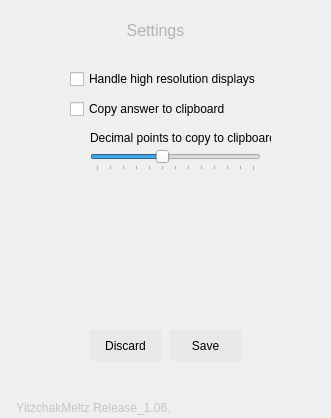
<?xml version="1.0" encoding="UTF-8"?>
<ui version="4.0">
 <class>MainWindow</class>
 <widget class="QMainWindow" name="MainWindow">
  <property name="geometry">
   <rect>
    <x>0</x>
    <y>0</y>
    <width>331</width>
    <height>418</height>
   </rect>
  </property>
  <property name="windowTitle">
   <string> Sagy Calculator</string>
  </property>
  <widget class="QWidget" name="centralwidget">
   <widget class="QStackedWidget" name="stackedWidget">
    <property name="geometry">
     <rect>
      <x>0</x>
      <y>-10</y>
      <width>331</width>
      <height>431</height>
     </rect>
    </property>
    <property name="currentIndex">
     <number>1</number>
    </property>
    <widget class="QWidget" name="calculatorPage">
     <widget class="QPushButton" name="button_8">
      <property name="geometry">
       <rect>
        <x>100</x>
        <y>200</y>
        <width>71</width>
        <height>41</height>
       </rect>
      </property>
      <property name="styleSheet">
       <string notr="true">QPushButton
{
border: none;
background-color: rgb(255, 255, 255);
font: 20pt &quot;Arial&quot;;
}
QPushButton:hover{
background-color: rgb(220, 220, 220);
}
QPushButton:pressed
{
background-color: rgb(212, 212, 212);
}

</string>
      </property>
      <property name="text">
       <string>8</string>
      </property>
      <property name="autoDefault">
       <bool>true</bool>
      </property>
      <property name="default">
       <bool>false</bool>
      </property>
      <property name="flat">
       <bool>true</bool>
      </property>
     </widget>
     <widget class="QPushButton" name="button_equals">
      <property name="geometry">
       <rect>
        <x>260</x>
        <y>350</y>
        <width>51</width>
        <height>41</height>
       </rect>
      </property>
      <property name="styleSheet">
       <string notr="true">QPushButton
{
border: none;
background-color: rgb(255, 139, 85);
font: 20pt &quot;Arial&quot;;
}
QPushButton:hover{
background-color: rgb(230, 125, 76);
}
QPushButton:pressed
{
background-color: rgb(217, 118, 72);
}

</string>
      </property>
      <property name="text">
       <string>=</string>
      </property>
      <property name="autoDefault">
       <bool>true</bool>
      </property>
      <property name="default">
       <bool>false</bool>
      </property>
      <property name="flat">
       <bool>true</bool>
      </property>
     </widget>
     <widget class="QPushButton" name="button_dot">
      <property name="geometry">
       <rect>
        <x>100</x>
        <y>350</y>
        <width>71</width>
        <height>41</height>
       </rect>
      </property>
      <property name="styleSheet">
       <string notr="true">QPushButton
{
border: none;
background-color: rgb(255, 255, 255);
font: 20pt &quot;Calibri&quot;;
}
QPushButton:hover{
background-color: rgb(220, 220, 220);
}
QPushButton:pressed
{
background-color: rgb(212, 212, 212);
}

</string>
      </property>
      <property name="text">
       <string>.</string>
      </property>
      <property name="autoDefault">
       <bool>true</bool>
      </property>
      <property name="default">
       <bool>false</bool>
      </property>
      <property name="flat">
       <bool>true</bool>
      </property>
     </widget>
     <widget class="QPushButton" name="button_6">
      <property name="geometry">
       <rect>
        <x>180</x>
        <y>250</y>
        <width>71</width>
        <height>41</height>
       </rect>
      </property>
      <property name="styleSheet">
       <string notr="true">QPushButton
{
border: none;
background-color: rgb(255, 255, 255);
font: 20pt &quot;Arial&quot;;
}
QPushButton:hover{
background-color: rgb(220, 220, 220);
}
QPushButton:pressed
{
background-color: rgb(212, 212, 212);
}

</string>
      </property>
      <property name="text">
       <string>6</string>
      </property>
      <property name="autoDefault">
       <bool>true</bool>
      </property>
      <property name="default">
       <bool>false</bool>
      </property>
      <property name="flat">
       <bool>true</bool>
      </property>
     </widget>
     <widget class="QPushButton" name="button_7">
      <property name="geometry">
       <rect>
        <x>20</x>
        <y>200</y>
        <width>71</width>
        <height>41</height>
       </rect>
      </property>
      <property name="styleSheet">
       <string notr="true">QPushButton
{
border: none;
background-color: rgb(255, 255, 255);
font: 20pt &quot;Arial&quot;;
}
QPushButton:hover{
background-color: rgb(220, 220, 220);
}
QPushButton:pressed
{
background-color: rgb(212, 212, 212);
}

</string>
      </property>
      <property name="text">
       <string>7</string>
      </property>
      <property name="autoDefault">
       <bool>true</bool>
      </property>
      <property name="default">
       <bool>false</bool>
      </property>
      <property name="flat">
       <bool>true</bool>
      </property>
     </widget>
     <widget class="QPushButton" name="button_backspace">
      <property name="geometry">
       <rect>
        <x>180</x>
        <y>150</y>
        <width>71</width>
        <height>41</height>
       </rect>
      </property>
      <property name="styleSheet">
       <string notr="true">QPushButton
{
border: none;
background-color: rgb(232, 232, 232);
font: 20pt &quot;Arial&quot;;
}
QPushButton:hover{
background-color: rgb(222, 222, 222);
}
QPushButton:pressed
{
background-color: rgb(211, 211, 211);
}

</string>
      </property>
      <property name="text">
       <string>⌫</string>
      </property>
      <property name="autoDefault">
       <bool>true</bool>
      </property>
      <property name="default">
       <bool>false</bool>
      </property>
      <property name="flat">
       <bool>true</bool>
      </property>
     </widget>
     <widget class="QPushButton" name="button_closePar">
      <property name="geometry">
       <rect>
        <x>100</x>
        <y>150</y>
        <width>71</width>
        <height>41</height>
       </rect>
      </property>
      <property name="styleSheet">
       <string notr="true">QPushButton
{
border: none;
background-color: rgb(232, 232, 232);
font: 20pt &quot;Arial&quot;;
}
QPushButton:hover{
background-color: rgb(222, 222, 222);
}
QPushButton:pressed
{
background-color: rgb(211, 211, 211);
}</string>
      </property>
      <property name="text">
       <string>)</string>
      </property>
      <property name="autoDefault">
       <bool>true</bool>
      </property>
      <property name="default">
       <bool>false</bool>
      </property>
      <property name="flat">
       <bool>true</bool>
      </property>
     </widget>
     <widget class="QPushButton" name="button_clear">
      <property name="geometry">
       <rect>
        <x>180</x>
        <y>350</y>
        <width>71</width>
        <height>41</height>
       </rect>
      </property>
      <property name="styleSheet">
       <string notr="true">QPushButton
{
border: none;
background-color: rgb(255, 255, 255);
font: 20pt &quot;Arial&quot;;
}
QPushButton:hover{
background-color: rgb(220, 220, 220);
}
QPushButton:pressed
{
background-color: rgb(212, 212, 212);
}

</string>
      </property>
      <property name="text">
       <string>AC</string>
      </property>
      <property name="autoDefault">
       <bool>true</bool>
      </property>
      <property name="default">
       <bool>false</bool>
      </property>
      <property name="flat">
       <bool>true</bool>
      </property>
     </widget>
     <widget class="QPushButton" name="button_3">
      <property name="geometry">
       <rect>
        <x>180</x>
        <y>300</y>
        <width>71</width>
        <height>41</height>
       </rect>
      </property>
      <property name="styleSheet">
       <string notr="true">QPushButton
{
border: none;
background-color: rgb(255, 255, 255);
font: 20pt &quot;Arial&quot;;
}
QPushButton:hover{
background-color: rgb(220, 220, 220);
}
QPushButton:pressed
{
background-color: rgb(212, 212, 212);
}

</string>
      </property>
      <property name="text">
       <string>3</string>
      </property>
      <property name="autoDefault">
       <bool>true</bool>
      </property>
      <property name="default">
       <bool>false</bool>
      </property>
      <property name="flat">
       <bool>true</bool>
      </property>
     </widget>
     <widget class="QPushButton" name="button_9">
      <property name="geometry">
       <rect>
        <x>180</x>
        <y>200</y>
        <width>71</width>
        <height>41</height>
       </rect>
      </property>
      <property name="styleSheet">
       <string notr="true">QPushButton
{
border: none;
background-color: rgb(255, 255, 255);
font: 20pt &quot;Arial&quot;;
}
QPushButton:hover{
background-color: rgb(220, 220, 220);
}
QPushButton:pressed
{
background-color: rgb(212, 212, 212);
}

</string>
      </property>
      <property name="text">
       <string>9</string>
      </property>
      <property name="autoDefault">
       <bool>true</bool>
      </property>
      <property name="default">
       <bool>false</bool>
      </property>
      <property name="flat">
       <bool>true</bool>
      </property>
     </widget>
     <widget class="QPushButton" name="button_4">
      <property name="geometry">
       <rect>
        <x>20</x>
        <y>250</y>
        <width>71</width>
        <height>41</height>
       </rect>
      </property>
      <property name="styleSheet">
       <string notr="true">QPushButton
{
border: none;
background-color: rgb(255, 255, 255);
font: 20pt &quot;Arial&quot;;
}
QPushButton:hover{
background-color: rgb(220, 220, 220);
}
QPushButton:pressed
{
background-color: rgb(212, 212, 212);
}

</string>
      </property>
      <property name="text">
       <string>4</string>
      </property>
      <property name="autoDefault">
       <bool>true</bool>
      </property>
      <property name="default">
       <bool>false</bool>
      </property>
      <property name="flat">
       <bool>true</bool>
      </property>
     </widget>
     <widget class="QPushButton" name="button_minus">
      <property name="geometry">
       <rect>
        <x>260</x>
        <y>250</y>
        <width>51</width>
        <height>41</height>
       </rect>
      </property>
      <property name="styleSheet">
       <string notr="true">QPushButton
{
border: none;
background-color: rgb(217, 231, 245);
font: 20pt &quot;calibri&quot;;
}
QPushButton:hover{
background-color: rgb(201, 213, 226);
}
QPushButton:pressed
{
background-color: rgb(187, 199, 211);
}

</string>
      </property>
      <property name="text">
       <string>-</string>
      </property>
      <property name="autoDefault">
       <bool>true</bool>
      </property>
      <property name="default">
       <bool>false</bool>
      </property>
      <property name="flat">
       <bool>true</bool>
      </property>
     </widget>
     <widget class="QPushButton" name="settingsButton">
      <property name="geometry">
       <rect>
        <x>120</x>
        <y>400</y>
        <width>75</width>
        <height>21</height>
       </rect>
      </property>
      <property name="styleSheet">
       <string notr="true">QPushButton
{
border: none;
background-color: rgb(232, 232, 232);
font: 8pt &quot;Arial&quot;;
color: rgb(255,255,255);
border-radius : 8px; 
}
QPushButton:hover{
background-color: rgb(222, 222, 222);
}
QPushButton:pressed
{
background-color: rgb(211, 211, 211);
}

</string>
      </property>
      <property name="text">
       <string>Settings</string>
      </property>
      <property name="icon">
       <iconset>
        <normaloff>../../../../.designer/icons/icons8-settings-50.png</normaloff>../../../../.designer/icons/icons8-settings-50.png</iconset>
      </property>
      <property name="iconSize">
       <size>
        <width>10</width>
        <height>10</height>
       </size>
      </property>
     </widget>
     <widget class="QLabel" name="resultOutput">
      <property name="geometry">
       <rect>
        <x>20</x>
        <y>80</y>
        <width>271</width>
        <height>31</height>
       </rect>
      </property>
      <property name="styleSheet">
       <string notr="true">font: 23pt &quot;calibri&quot;;
color: rgb(94, 94, 94);</string>
      </property>
      <property name="text">
       <string/>
      </property>
      <property name="alignment">
       <set>Qt::AlignCenter</set>
      </property>
     </widget>
     <widget class="QLineEdit" name="screenOutput">
      <property name="geometry">
       <rect>
        <x>20</x>
        <y>40</y>
        <width>291</width>
        <height>20</height>
       </rect>
      </property>
      <property name="styleSheet">
       <string notr="true">border: none; background: transparent;
font: 12pt MS Shell Dlg 2;
color: rgb(190, 190, 190);</string>
      </property>
      <property name="text">
       <string>Enter Your Equation</string>
      </property>
      <property name="alignment">
       <set>Qt::AlignCenter</set>
      </property>
     </widget>
     <widget class="QPushButton" name="button_mult">
      <property name="geometry">
       <rect>
        <x>260</x>
        <y>200</y>
        <width>51</width>
        <height>41</height>
       </rect>
      </property>
      <property name="styleSheet">
       <string notr="true">QPushButton
{
border: none;
background-color: rgb(217, 231, 245);
font: 20pt &quot;calibri&quot;;
}
QPushButton:hover{
background-color: rgb(201, 213, 226);
}
QPushButton:pressed
{
background-color: rgb(187, 199, 211);
}

</string>
      </property>
      <property name="text">
       <string>×</string>
      </property>
      <property name="autoDefault">
       <bool>true</bool>
      </property>
      <property name="default">
       <bool>false</bool>
      </property>
      <property name="flat">
       <bool>true</bool>
      </property>
     </widget>
     <widget class="QPushButton" name="button_5">
      <property name="geometry">
       <rect>
        <x>100</x>
        <y>250</y>
        <width>71</width>
        <height>41</height>
       </rect>
      </property>
      <property name="styleSheet">
       <string notr="true">QPushButton
{
border: none;
background-color: rgb(255, 255, 255);
font: 20pt &quot;Arial&quot;;
}
QPushButton:hover{
background-color: rgb(220, 220, 220);
}
QPushButton:pressed
{
background-color: rgb(212, 212, 212);
}

</string>
      </property>
      <property name="text">
       <string>5</string>
      </property>
      <property name="autoDefault">
       <bool>true</bool>
      </property>
      <property name="default">
       <bool>false</bool>
      </property>
      <property name="flat">
       <bool>true</bool>
      </property>
     </widget>
     <widget class="QPushButton" name="button_0">
      <property name="geometry">
       <rect>
        <x>20</x>
        <y>350</y>
        <width>71</width>
        <height>41</height>
       </rect>
      </property>
      <property name="styleSheet">
       <string notr="true">QPushButton
{
border: none;
background-color: rgb(255, 255, 255);
font: 20pt &quot;Arial&quot;;
}
QPushButton:hover{
background-color: rgb(220, 220, 220);
}
QPushButton:pressed
{
background-color: rgb(212, 212, 212);
}

</string>
      </property>
      <property name="text">
       <string>0</string>
      </property>
      <property name="autoDefault">
       <bool>true</bool>
      </property>
      <property name="default">
       <bool>false</bool>
      </property>
      <property name="flat">
       <bool>true</bool>
      </property>
     </widget>
     <widget class="QPushButton" name="button_2">
      <property name="geometry">
       <rect>
        <x>100</x>
        <y>300</y>
        <width>71</width>
        <height>41</height>
       </rect>
      </property>
      <property name="styleSheet">
       <string notr="true">QPushButton
{
border: none;
background-color: rgb(255, 255, 255);
font: 20pt &quot;Arial&quot;;
}
QPushButton:hover{
background-color: rgb(220, 220, 220);
}
QPushButton:pressed
{
background-color: rgb(212, 212, 212);
}

</string>
      </property>
      <property name="text">
       <string>2</string>
      </property>
      <property name="autoDefault">
       <bool>true</bool>
      </property>
      <property name="default">
       <bool>false</bool>
      </property>
      <property name="flat">
       <bool>true</bool>
      </property>
     </widget>
     <widget class="QPushButton" name="button_openPar">
      <property name="geometry">
       <rect>
        <x>20</x>
        <y>150</y>
        <width>71</width>
        <height>41</height>
       </rect>
      </property>
      <property name="styleSheet">
       <string notr="true">QPushButton
{
border: none;
background-color: rgb(232, 232, 232);
font: 20pt &quot;Arial&quot;;
}
QPushButton:hover{
background-color: rgb(222, 222, 222);
}
QPushButton:pressed
{
background-color: rgb(211, 211, 211);
}</string>
      </property>
      <property name="text">
       <string>(</string>
      </property>
      <property name="autoDefault">
       <bool>true</bool>
      </property>
      <property name="default">
       <bool>false</bool>
      </property>
      <property name="flat">
       <bool>true</bool>
      </property>
     </widget>
     <widget class="QLabel" name="releaseLabel">
      <property name="geometry">
       <rect>
        <x>20</x>
        <y>390</y>
        <width>81</width>
        <height>16</height>
       </rect>
      </property>
      <property name="layoutDirection">
       <enum>Qt::LeftToRight</enum>
      </property>
      <property name="styleSheet">
       <string notr="true">font: 4pt &quot;MS Shell Dlg 2&quot;;
color: rgb(197, 197, 197);</string>
      </property>
      <property name="text">
       <string>  YitzchakMeltz Release_1.06.01</string>
      </property>
      <property name="alignment">
       <set>Qt::AlignLeading|Qt::AlignLeft|Qt::AlignVCenter</set>
      </property>
     </widget>
     <widget class="QPushButton" name="button_1">
      <property name="geometry">
       <rect>
        <x>20</x>
        <y>300</y>
        <width>71</width>
        <height>41</height>
       </rect>
      </property>
      <property name="styleSheet">
       <string notr="true">QPushButton
{
border: none;
background-color: rgb(255, 255, 255);
font: 20pt &quot;Arial&quot;;
}
QPushButton:hover{
background-color: rgb(220, 220, 220);
}
QPushButton:pressed
{
background-color: rgb(212, 212, 212);
}

</string>
      </property>
      <property name="text">
       <string>1</string>
      </property>
      <property name="autoDefault">
       <bool>true</bool>
      </property>
      <property name="default">
       <bool>false</bool>
      </property>
      <property name="flat">
       <bool>true</bool>
      </property>
     </widget>
     <widget class="QPushButton" name="button_div">
      <property name="geometry">
       <rect>
        <x>260</x>
        <y>150</y>
        <width>51</width>
        <height>41</height>
       </rect>
      </property>
      <property name="styleSheet">
       <string notr="true">QPushButton
{
border: none;
background-color: rgb(217, 231, 245);
font: 20pt &quot;calibri&quot;;
}
QPushButton:hover{
background-color: rgb(201, 213, 226);
}
QPushButton:pressed
{
background-color: rgb(187, 199, 211);
}

</string>
      </property>
      <property name="text">
       <string>÷</string>
      </property>
      <property name="autoDefault">
       <bool>true</bool>
      </property>
      <property name="default">
       <bool>false</bool>
      </property>
      <property name="flat">
       <bool>true</bool>
      </property>
     </widget>
     <widget class="QPushButton" name="button_plus">
      <property name="geometry">
       <rect>
        <x>260</x>
        <y>300</y>
        <width>51</width>
        <height>41</height>
       </rect>
      </property>
      <property name="styleSheet">
       <string notr="true">QPushButton
{
border: none;
background-color: rgb(217, 231, 245);
font: 20pt &quot;calibri&quot;;
}
QPushButton:hover{
background-color: rgb(201, 213, 226);
}
QPushButton:pressed
{
background-color: rgb(187, 199, 211);
}

</string>
      </property>
      <property name="text">
       <string>+</string>
      </property>
      <property name="autoDefault">
       <bool>true</bool>
      </property>
      <property name="default">
       <bool>false</bool>
      </property>
      <property name="flat">
       <bool>true</bool>
      </property>
     </widget>
     <widget class="QLabel" name="decimalResultOutput">
      <property name="geometry">
       <rect>
        <x>20</x>
        <y>110</y>
        <width>271</width>
        <height>31</height>
       </rect>
      </property>
      <property name="styleSheet">
       <string notr="true">border: none; background: transparent;
font: 11pt calibri;
color: rgb(150, 150, 150);</string>
      </property>
      <property name="text">
       <string/>
      </property>
      <property name="alignment">
       <set>Qt::AlignCenter</set>
      </property>
     </widget>
    </widget>
    <widget class="QWidget" name="settingsPage">
     <widget class="QLabel" name="settings_label">
      <property name="geometry">
       <rect>
        <x>120</x>
        <y>30</y>
        <width>71</width>
        <height>20</height>
       </rect>
      </property>
      <property name="styleSheet">
       <string notr="true">QLabel
{
font-size: 16px;
color: rgb(180,180,180);
}</string>
      </property>
      <property name="text">
       <string>Settings</string>
      </property>
      <property name="alignment">
       <set>Qt::AlignCenter</set>
      </property>
     </widget>
     <widget class="QSlider" name="decimalPoints_slider">
      <property name="geometry">
       <rect>
        <x>90</x>
        <y>160</y>
        <width>171</width>
        <height>21</height>
       </rect>
      </property>
      <property name="minimum">
       <number>1</number>
      </property>
      <property name="maximum">
       <number>13</number>
      </property>
      <property name="pageStep">
       <number>1</number>
      </property>
      <property name="sliderPosition">
       <number>6</number>
      </property>
      <property name="orientation">
       <enum>Qt::Horizontal</enum>
      </property>
      <property name="invertedAppearance">
       <bool>false</bool>
      </property>
      <property name="invertedControls">
       <bool>false</bool>
      </property>
      <property name="tickPosition">
       <enum>QSlider::TicksBelow</enum>
      </property>
      <property name="tickInterval">
       <number>1</number>
      </property>
     </widget>
     <widget class="QCheckBox" name="clipboard_checkbox">
      <property name="geometry">
       <rect>
        <x>70</x>
        <y>110</y>
        <width>171</width>
        <height>18</height>
       </rect>
      </property>
      <property name="text">
       <string>Copy answer to clipboard</string>
      </property>
     </widget>
     <widget class="QLabel" name="decimalPoints_label">
      <property name="geometry">
       <rect>
        <x>90</x>
        <y>140</y>
        <width>181</width>
        <height>16</height>
       </rect>
      </property>
      <property name="text">
       <string>Decimal points to copy to clipboard</string>
      </property>
     </widget>
     <widget class="QCheckBox" name="scaling_checkbox">
      <property name="geometry">
       <rect>
        <x>70</x>
        <y>80</y>
        <width>191</width>
        <height>18</height>
       </rect>
      </property>
      <property name="text">
       <string>Handle high resolution displays</string>
      </property>
     </widget>
     <widget class="QPushButton" name="discard_button">
      <property name="geometry">
       <rect>
        <x>90</x>
        <y>340</y>
        <width>71</width>
        <height>31</height>
       </rect>
      </property>
      <property name="styleSheet">
       <string notr="true">QPushButton
{
border: none;
background-color: rgb(232, 232, 232);
font: 8pt &quot;Arial&quot;;
}
QPushButton:hover{
background-color: rgb(222, 222, 222);
}
QPushButton:pressed
{
background-color: rgb(211, 211, 211);
}</string>
      </property>
      <property name="text">
       <string>Discard</string>
      </property>
      <property name="autoDefault">
       <bool>true</bool>
      </property>
      <property name="default">
       <bool>false</bool>
      </property>
      <property name="flat">
       <bool>true</bool>
      </property>
     </widget>
     <widget class="QPushButton" name="save_button">
      <property name="geometry">
       <rect>
        <x>170</x>
        <y>340</y>
        <width>71</width>
        <height>31</height>
       </rect>
      </property>
      <property name="styleSheet">
       <string notr="true">QPushButton
{
border: none;
background-color: rgb(232, 232, 232);
font: 8pt &quot;Arial&quot;;
}
QPushButton:hover{
background-color: rgb(222, 222, 222);
}
QPushButton:pressed
{
background-color: rgb(211, 211, 211);
}</string>
      </property>
      <property name="text">
       <string>Save</string>
      </property>
      <property name="autoDefault">
       <bool>true</bool>
      </property>
      <property name="default">
       <bool>false</bool>
      </property>
      <property name="flat">
       <bool>true</bool>
      </property>
     </widget>
     <widget class="QLabel" name="releaseLabel_2">
      <property name="geometry">
       <rect>
        <x>10</x>
        <y>410</y>
        <width>161</width>
        <height>16</height>
       </rect>
      </property>
      <property name="layoutDirection">
       <enum>Qt::LeftToRight</enum>
      </property>
      <property name="styleSheet">
       <string notr="true">font: 4pt &quot;MS Shell Dlg 2&quot;;
color: rgb(197, 197, 197);</string>
      </property>
      <property name="text">
       <string>  YitzchakMeltz Release_1.06.01</string>
      </property>
      <property name="alignment">
       <set>Qt::AlignLeading|Qt::AlignLeft|Qt::AlignVCenter</set>
      </property>
     </widget>
    </widget>
   </widget>
  </widget>
  <widget class="QMenuBar" name="menubar">
   <property name="geometry">
    <rect>
     <x>0</x>
     <y>0</y>
     <width>331</width>
     <height>22</height>
    </rect>
   </property>
  </widget>
 </widget>
 <resources/>
 <connections/>
</ui>
